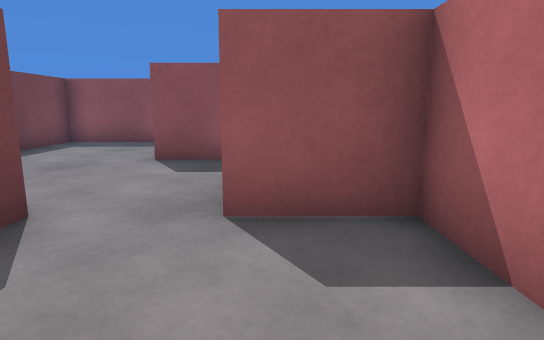
View 1 (above)

17 first-person views from a walk through a 3-D level made in the Unity game engine. The camera is 0.55 m above the floor, tilts 10° down and sees 75° across. The floor is counted in squares, 0.5 m on a side. Each view is taken from the middle of a square. On the plan, view 1 faces up. The plan holds only what a view shows up to about 13 squares ahead; the rest is blank. Surface patterns are stand-ins for the level's own textures.

View 2
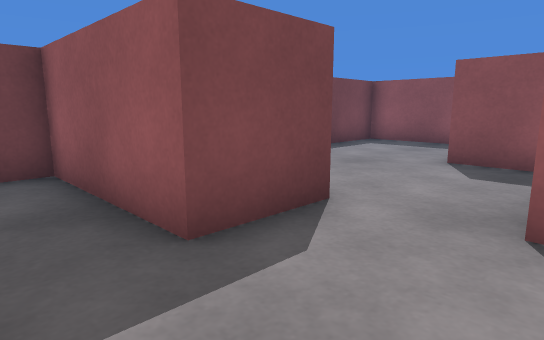

View 3
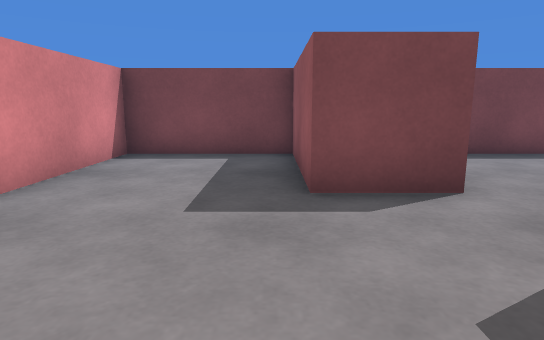

View 4
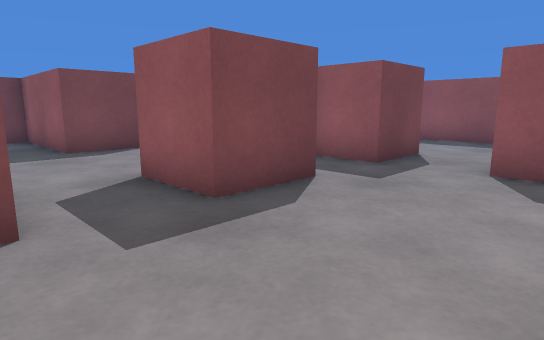

View 5
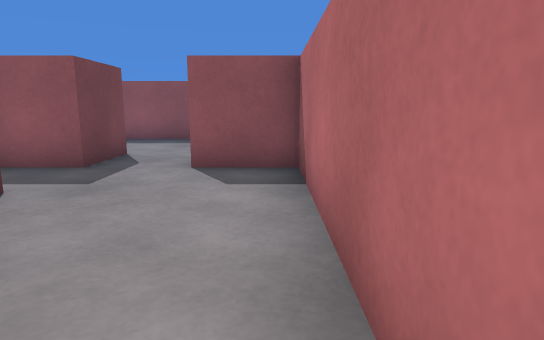

View 6
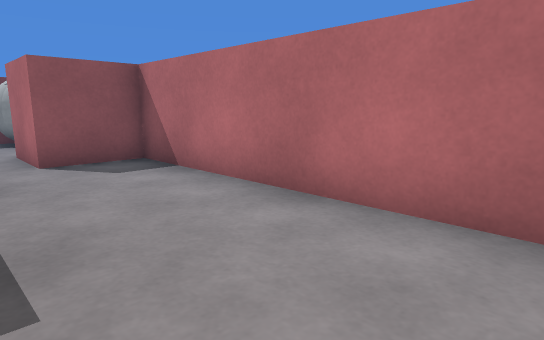

View 7
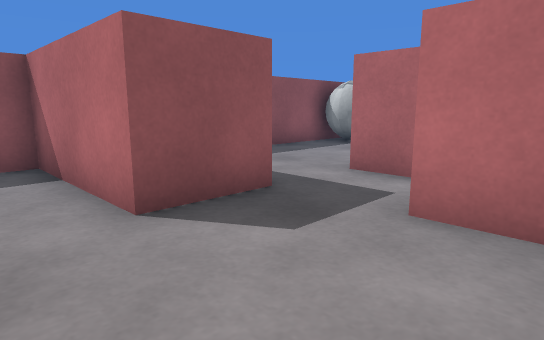

View 8
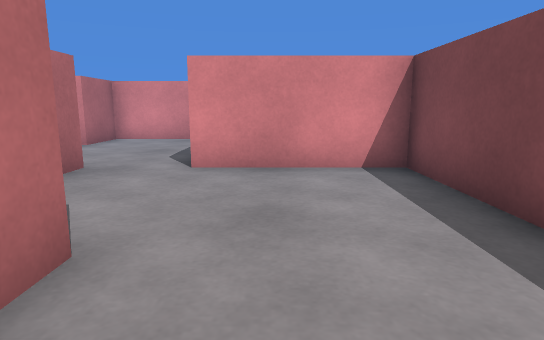

View 9
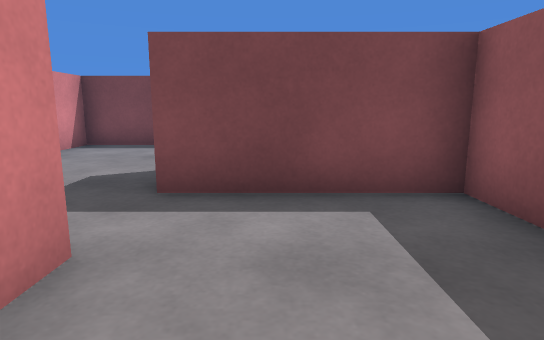

View 10
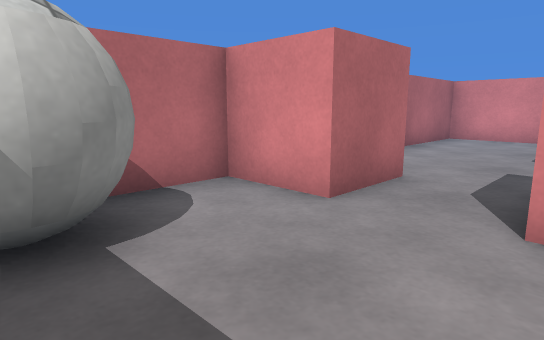

View 11
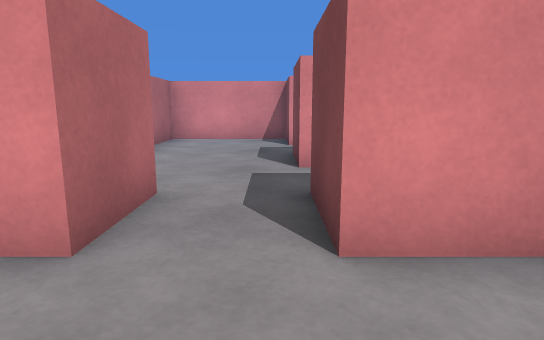

View 12
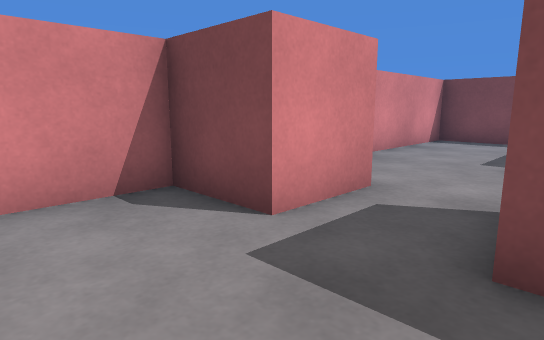

View 13
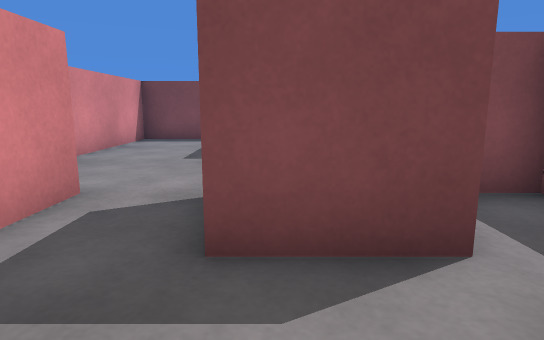

View 14
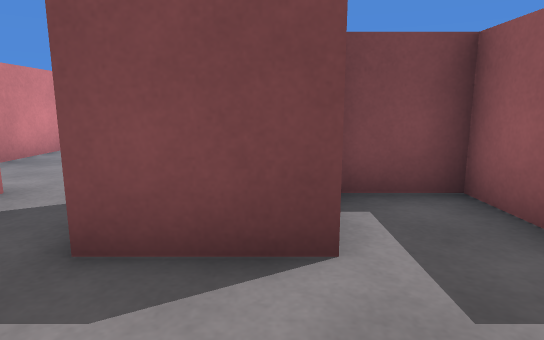

View 15
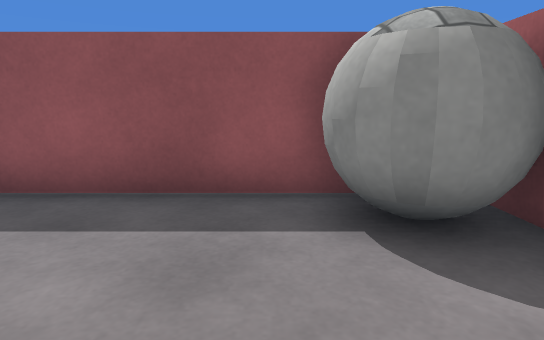

View 16
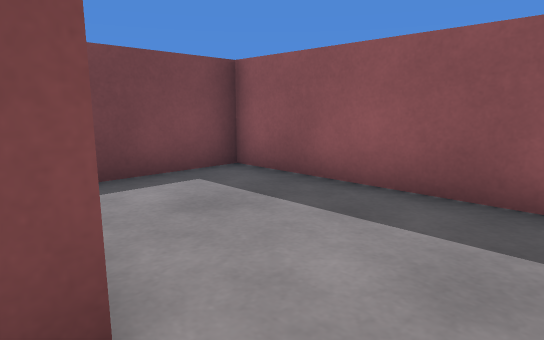

View 17
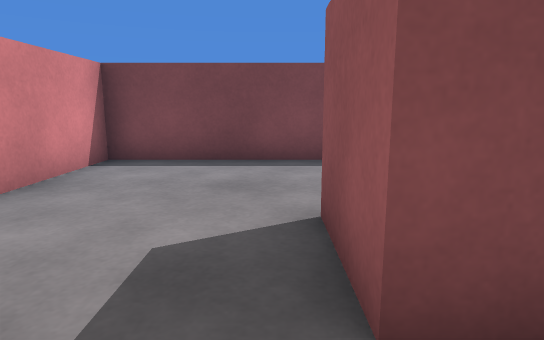

### Floor plan
Ten units are one square. View 1 is at (0, 0); x grows to the right and y downward. Boxes are objects, and circles mark ways between rooms. Rooms are numbered by the first view taken in them; rooms with no view inside come last. Other rooms are left out.
<svg viewBox="-70 -120 150 150">
<path fill="none" stroke="#000" d="M-25 -35 -25 -15 -65 -15 -65 25 15 25 15 5M15 -15 15 -35 -5 -35 -5 -45M35 -36 35 -15 15 -15M15 5 35 5 35 25 75 25 75 -55 55 -55 55 -75M35 -75 35 -55 15 -55 15 -39M-5 -85 -5 -75 -25 -75 -25 -115 -65 -115 -65 -35 -25 -35M-5 -45 -5 -55M15 -62 15 -75M55 -75 75 -75 75 -109M65 -115 -5 -115 -5 -85M15 -75 35 -75"/>
<rect x="55" y="-115" width="20" height="20" fill="#bbb"><title>ball</title></rect>
<circle cx="25" cy="-5" r="3" fill="#2a7"/>
<circle cx="-15" cy="-35" r="3" fill="#2a7"/>
<circle cx="45" cy="-65" r="3" fill="#2a7"/>
<circle cx="5" cy="-80" r="3" fill="#2a7"/>
<text x="-20" y="0">1</text>
<text x="50" y="-20">2</text>
<text x="-30" y="-70">3</text>
<text x="40" y="-100">4</text>
</svg>
Room 1 opens to room 2. Room 1 opens to room 3. Room 2 opens to room 4. Room 3 opens to room 4.

Where each view was taken, in squares from view 1:
view 1: 0 up, 0 right, facing up
view 2: 0 up, 0 right, facing up-left
view 3: 1 up, 2 right, facing left
view 4: 1 down, 7 right, facing up-left
view 5: 1 down, 7 right, facing up
view 6: 2 down, 4 right, facing up-right
view 7: 4 up, 4 left, facing up-right
view 8: 10 up, 4 left, facing down
view 9: 9 up, 4 right, facing left
view 10: 11 up, 3 right, facing down-right
view 11: 10 up, 4 right, facing down
view 12: 2 up, 6 right, facing down-left
view 13: 2 up, 6 right, facing left
view 14: 3 up, 6 right, facing left
view 15: 7 up, 5 right, facing up
view 16: 7 up, 5 right, facing up-left
view 17: 7 up, 1 right, facing left
